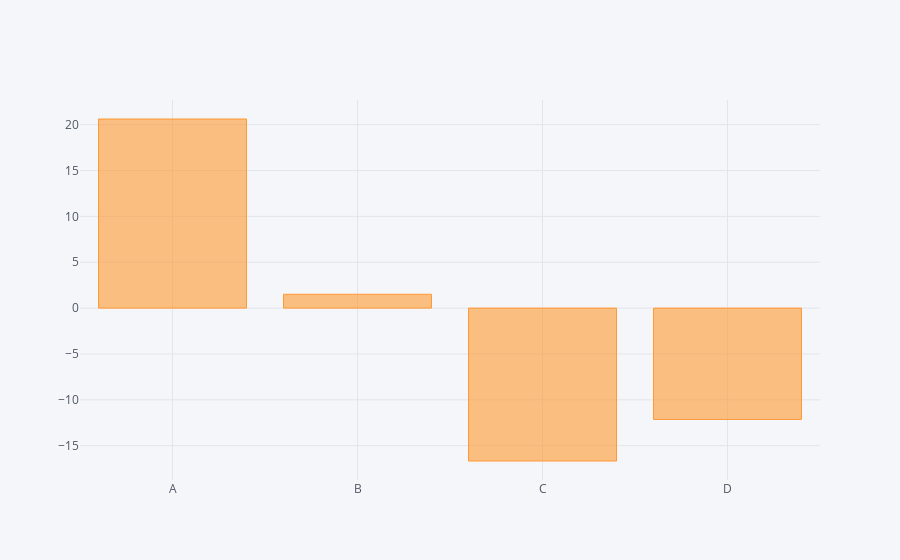

Notebook code cell kept with this figure:
### Code cell
df.sum().iplot(kind = 'bar')

### Figure 1 — Plotly figure (JSON) as saved in the notebook; plotly's stock layout.template omitted (floating-point values rounded to 4 significant figures)
{"data": [{"marker": {"color": "rgba(255, 153, 51, 0.6)", "line": {"color": "rgba(255, 153, 51, 1.0)", "width": 1}}, "name": "None", "orientation": "v", "text": "", "type": "bar", "uid": "667779ae-4688-4634-9c5f-7b886ee4dfa6", "x": ["A", "B", "C", "D"], "y": [20.62, 1.509, -16.67, -12.14]}], "layout": {"legend": {"bgcolor": "#F5F6F9", "font": {"color": "#4D5663"}}, "paper_bgcolor": "#F5F6F9", "plot_bgcolor": "#F5F6F9", "title": {"font": {"color": "#4D5663"}}, "xaxis": {"gridcolor": "#E1E5ED", "showgrid": true, "tickfont": {"color": "#4D5663"}, "title": {"font": {"color": "#4D5663"}, "text": ""}, "zerolinecolor": "#E1E5ED"}, "yaxis": {"gridcolor": "#E1E5ED", "showgrid": true, "tickfont": {"color": "#4D5663"}, "title": {"font": {"color": "#4D5663"}, "text": ""}, "zerolinecolor": "#E1E5ED"}}}
